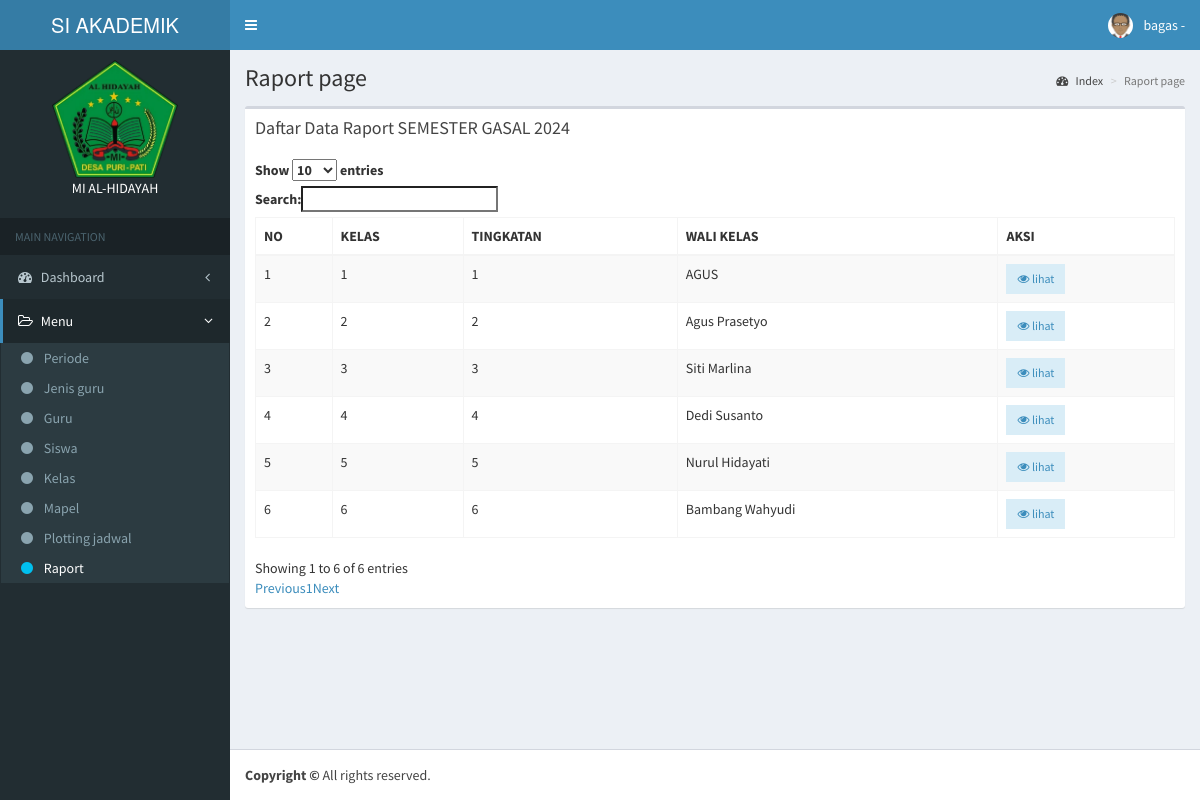
The page /app/raport/kelas.php?id_periode=1 (signed in) on the database its author committed.
### tables this page shows
CREATE TABLE `periode` (
  `id_periode` int(11) NOT NULL,
  `nm_periode` varchar(50) DEFAULT NULL,
  `status_periode` enum('Aktif','Non Aktif') DEFAULT NULL
);

CREATE TABLE `kelas` (
  `id_kelas` int(11) NOT NULL,
  `id_guru` int(11) DEFAULT NULL,
  `nm_kelas` varchar(50) DEFAULT NULL,
  `tingkatan` int(11) DEFAULT NULL
);

CREATE TABLE `guru` (
  `id_guru` int(11) NOT NULL,
  `nip` varchar(50) DEFAULT NULL,
  `id_user` int(11) DEFAULT NULL,
  `nm_guru` varchar(50) DEFAULT NULL,
  `no_guru` varchar(50) DEFAULT NULL,
  `jk_guru` enum('Laki-Laki','Perempuan') DEFAULT NULL,
  `alamat_guru` text DEFAULT NULL,
  `foto_guru` blob DEFAULT NULL
);

### config/config.php (called while the page is built, shortened)
<?php
function Url_web(){
    $xplode = explode("/", $_SERVER['REQUEST_URI']);
    return $xplode[1];
}
$defaul_uri = "/".Url_web();
$url = "http://".$_SERVER['SERVER_NAME'].":".$_SERVER['SERVER_PORT'].$defaul_uri;
function DB(){
    return ["localhost", "root", "", "vinka"];
}
function QueryManyData($sql){
    $conn = new mysqli(DB()[0], DB()[1], DB()[2], DB()[3]);
    $result = $conn->query($sql);
    return $result;
}
function QueryOnedata($sql){
    $conn = new mysqli(DB()[0], DB()[1], DB()[2], DB()[3]);
    $result = $conn->query($sql);
    return $result;
}

### app/raport/kelas.php (the view, shortened to what this page needs)
<?php include_once '../template/header.php'; ?>
<?php include_once '../template/navbar.php'; ?>
<?php include_once '../template/sidebar.php'; ?>
<?php
    $periode = QueryOnedata("SELECT * FROM periode WHERE id_periode = ".$_GET['id_periode']."")->fetch_assoc();
?>
<div class='content-wrapper'>
    <section class='content-header'>
        <h1>Raport page
        </h1>
        <ol class='breadcrumb'>
            <li><a href='#'><i class='fa fa-dashboard'></i> Index</a></li>
            <li class='active'>Raport page</li>
        </ol>
    </section>
    <section class='content'>
        <div class='row'>
            <div class='col-xs-12'>
                <div class='box'>
                    <div class='box-header'>
                        <h3 class='box-title'>Daftar Data Raport <?= $periode['nm_periode'] ?></h3>
                    </div>
                    <div class='box-body'>
                        <table id='example1' class='table table-bordered table-striped'>
                            <thead>
                                <tr>
                                    <th>NO</th>
                                    <th>KELAS</th>
                                    <th>TINGKATAN</th>
                                    <th>WALI KELAS</th>
                                    <th>AKSI</th>
                                </tr>
                            </thead>
                            <tbody>
                                <?php
                                $kelas = "SELECT * FROM  kelas ORDER BY id_kelas ASC";
                                $no = 1;
                                foreach (QueryManyData($kelas) as $row) {
                                    $guru = QueryOnedata("SELECT * FROM guru WHERE id_guru = ".$row['id_guru']."")->fetch_assoc();
                                ?>
                                    <tr>
                                        <td><?=  $no++ ?></td>
                                        <td><?= $row['nm_kelas'] ?></td>
                                        <td><?= $row['tingkatan'] ?></td>
                                        <td>
                                            <?= $guru['nm_guru'] ?>
                                        </td>
                                        <td>
                                            <a href='<?= $url ?>/app/raport/siswa.php?&id_kelas=<?= $row['id_kelas'] ?>&id_periode=<?= $_GET['id_periode'] ?>' class='btn bg-info btn-flat btn-sm'><i class='fa fa-eye'></i> lihat</a>
                                        </td>
                                    </tr>
                                <?php
                                }
                                ?>
                            </tbody>
                        </table>
                    </div>
                </div>
            </div>
        </div>
</div>
<?php include_once '../template/footer.php'; ?>

### rows shown on the page
periode: nm_periode "SEMESTER GASAL 2024"
kelas: nm_kelas "1", tingkatan "1", id_guru.nm_guru "AGUS"
kelas: nm_kelas "2", tingkatan "2", id_guru.nm_guru "Agus Prasetyo"
kelas: nm_kelas "3", tingkatan "3", id_guru.nm_guru "Siti Marlina"
kelas: nm_kelas "4", tingkatan "4", id_guru.nm_guru "Dedi Susanto"
kelas: nm_kelas "5", tingkatan "5", id_guru.nm_guru "Nurul Hidayati"
kelas: nm_kelas "6", tingkatan "6", id_guru.nm_guru "Bambang Wahyudi"

### other values the page prints
$_SESSION['username'] "bagas"
str_replace("_", " ", $data_menu[$sub]) "Periode"
str_replace("_", " ", $data_menu[$sub]) "Jenis guru"
str_replace("_", " ", $data_menu[$sub]) "Guru"
str_replace("_", " ", $data_menu[$sub]) "Siswa"
str_replace("_", " ", $data_menu[$sub]) "Kelas"
str_replace("_", " ", $data_menu[$sub]) "Mapel"
str_replace("_", " ", $data_menu[$sub]) "Plotting jadwal"
str_replace("_", " ", $data_menu[$sub]) "Raport"
